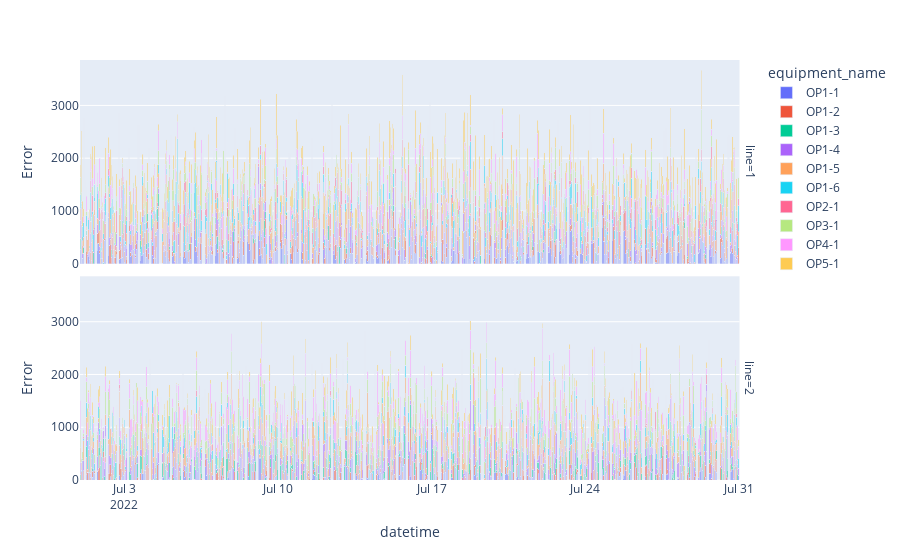

The cell this chart's notebook holds for it:
### Code cell
# plot error data for random 10 equipments from each line

df_for_plot = df_hour_all[df_hour_all['equipment_name'].isin(df_hour_all['equipment_name'].unique()[:10])]

px.bar(df_for_plot, x='datetime', y='Error', color='equipment_name', barmode='stack', facet_row='line')

### Figure 1 — Plotly figure (JSON) as saved in the notebook; plotly's stock layout.template omitted (floating-point values rounded to 4 significant figures; data arrays with more than 128 entries replaced by an {"elided": "..."} marker saying what was removed)
{"data": [{"alignmentgroup": "True", "hovertemplate": "equipment_name=OP1-1<br>line=1<br>datetime=%{x}<br>Error=%{y}<extra></extra>", "legendgroup": "OP1-1", "marker": {"color": "#636efa", "pattern": {"shape": ""}}, "name": "OP1-1", "offsetgroup": "OP1-1", "orientation": "v", "showlegend": true, "textposition": "auto", "type": "bar", "x": {"elided": "721 str values"}, "xaxis": "x2", "y": {"elided": "721 int values"}, "yaxis": "y2"}, {"alignmentgroup": "True", "hovertemplate": "equipment_name=OP1-1<br>line=2<br>datetime=%{x}<br>Error=%{y}<extra></extra>", "legendgroup": "OP1-1", "marker": {"color": "#636efa", "pattern": {"shape": ""}}, "name": "OP1-1", "offsetgroup": "OP1-1", "orientation": "v", "showlegend": false, "textposition": "auto", "type": "bar", "x": {"elided": "721 str values"}, "xaxis": "x", "y": {"elided": "721 int values"}, "yaxis": "y"}, {"alignmentgroup": "True", "hovertemplate": "equipment_name=OP1-2<br>line=1<br>datetime=%{x}<br>Error=%{y}<extra></extra>", "legendgroup": "OP1-2", "marker": {"color": "#EF553B", "pattern": {"shape": ""}}, "name": "OP1-2", "offsetgroup": "OP1-2", "orientation": "v", "showlegend": true, "textposition": "auto", "type": "bar", "x": {"elided": "721 str values"}, "xaxis": "x2", "y": {"elided": "721 int values"}, "yaxis": "y2"}, {"alignmentgroup": "True", "hovertemplate": "equipment_name=OP1-2<br>line=2<br>datetime=%{x}<br>Error=%{y}<extra></extra>", "legendgroup": "OP1-2", "marker": {"color": "#EF553B", "pattern": {"shape": ""}}, "name": "OP1-2", "offsetgroup": "OP1-2", "orientation": "v", "showlegend": false, "textposition": "auto", "type": "bar", "x": {"elided": "721 str values"}, "xaxis": "x", "y": {"elided": "721 int values"}, "yaxis": "y"}, {"alignmentgroup": "True", "hovertemplate": "equipment_name=OP1-3<br>line=1<br>datetime=%{x}<br>Error=%{y}<extra></extra>", "legendgroup": "OP1-3", "marker": {"color": "#00cc96", "pattern": {"shape": ""}}, "name": "OP1-3", "offsetgroup": "OP1-3", "orientation": "v", "showlegend": true, "textposition": "auto", "type": "bar", "x": {"elided": "721 str values"}, "xaxis": "x2", "y": {"elided": "721 int values"}, "yaxis": "y2"}, {"alignmentgroup": "True", "hovertemplate": "equipment_name=OP1-3<br>line=2<br>datetime=%{x}<br>Error=%{y}<extra></extra>", "legendgroup": "OP1-3", "marker": {"color": "#00cc96", "pattern": {"shape": ""}}, "name": "OP1-3", "offsetgroup": "OP1-3", "orientation": "v", "showlegend": false, "textposition": "auto", "type": "bar", "x": {"elided": "721 str values"}, "xaxis": "x", "y": {"elided": "721 int values"}, "yaxis": "y"}, {"alignmentgroup": "True", "hovertemplate": "equipment_name=OP1-4<br>line=1<br>datetime=%{x}<br>Error=%{y}<extra></extra>", "legendgroup": "OP1-4", "marker": {"color": "#ab63fa", "pattern": {"shape": ""}}, "name": "OP1-4", "offsetgroup": "OP1-4", "orientation": "v", "showlegend": true, "textposition": "auto", "type": "bar", "x": {"elided": "721 str values"}, "xaxis": "x2", "y": {"elided": "721 int values"}, "yaxis": "y2"}, {"alignmentgroup": "True", "hovertemplate": "equipment_name=OP1-4<br>line=2<br>datetime=%{x}<br>Error=%{y}<extra></extra>", "legendgroup": "OP1-4", "marker": {"color": "#ab63fa", "pattern": {"shape": ""}}, "name": "OP1-4", "offsetgroup": "OP1-4", "orientation": "v", "showlegend": false, "textposition": "auto", "type": "bar", "x": {"elided": "721 str values"}, "xaxis": "x", "y": {"elided": "721 int values"}, "yaxis": "y"}, {"alignmentgroup": "True", "hovertemplate": "equipment_name=OP1-5<br>line=1<br>datetime=%{x}<br>Error=%{y}<extra></extra>", "legendgroup": "OP1-5", "marker": {"color": "#FFA15A", "pattern": {"shape": ""}}, "name": "OP1-5", "offsetgroup": "OP1-5", "orientation": "v", "showlegend": true, "textposition": "auto", "type": "bar", "x": {"elided": "721 str values"}, "xaxis": "x2", "y": {"elided": "721 int values"}, "yaxis": "y2"}, {"alignmentgroup": "True", "hovertemplate": "equipment_name=OP1-5<br>line=2<br>datetime=%{x}<br>Error=%{y}<extra></extra>", "legendgroup": "OP1-5", "marker": {"color": "#FFA15A", "pattern": {"shape": ""}}, "name": "OP1-5", "offsetgroup": "OP1-5", "orientation": "v", "showlegend": false, "textposition": "auto", "type": "bar", "x": {"elided": "721 str values"}, "xaxis": "x", "y": {"elided": "721 int values"}, "yaxis": "y"}, {"alignmentgroup": "True", "hovertemplate": "equipment_name=OP1-6<br>line=1<br>datetime=%{x}<br>Error=%{y}<extra></extra>", "legendgroup": "OP1-6", "marker": {"color": "#19d3f3", "pattern": {"shape": ""}}, "name": "OP1-6", "offsetgroup": "OP1-6", "orientation": "v", "showlegend": true, "textposition": "auto", "type": "bar", "x": {"elided": "721 str values"}, "xaxis": "x2", "y": {"elided": "721 int values"}, "yaxis": "y2"}, {"alignmentgroup": "True", "hovertemplate": "equipment_name=OP1-6<br>line=2<br>datetime=%{x}<br>Error=%{y}<extra></extra>", "legendgroup": "OP1-6", "marker": {"color": "#19d3f3", "pattern": {"shape": ""}}, "name": "OP1-6", "offsetgroup": "OP1-6", "orientation": "v", "showlegend": false, "textposition": "auto", "type": "bar", "x": {"elided": "721 str values"}, "xaxis": "x", "y": {"elided": "721 int values"}, "yaxis": "y"}, {"alignmentgroup": "True", "hovertemplate": "equipment_name=OP2-1<br>line=1<br>datetime=%{x}<br>Error=%{y}<extra></extra>", "legendgroup": "OP2-1", "marker": {"color": "#FF6692", "pattern": {"shape": ""}}, "name": "OP2-1", "offsetgroup": "OP2-1", "orientation": "v", "showlegend": true, "textposition": "auto", "type": "bar", "x": {"elided": "721 str values"}, "xaxis": "x2", "y": {"elided": "721 int values"}, "yaxis": "y2"}, {"alignmentgroup": "True", "hovertemplate": "equipment_name=OP2-1<br>line=2<br>datetime=%{x}<br>Error=%{y}<extra></extra>", "legendgroup": "OP2-1", "marker": {"color": "#FF6692", "pattern": {"shape": ""}}, "name": "OP2-1", "offsetgroup": "OP2-1", "orientation": "v", "showlegend": false, "textposition": "auto", "type": "bar", "x": {"elided": "721 str values"}, "xaxis": "x", "y": {"elided": "721 int values"}, "yaxis": "y"}, {"alignmentgroup": "True", "hovertemplate": "equipment_name=OP3-1<br>line=1<br>datetime=%{x}<br>Error=%{y}<extra></extra>", "legendgroup": "OP3-1", "marker": {"color": "#B6E880", "pattern": {"shape": ""}}, "name": "OP3-1", "offsetgroup": "OP3-1", "orientation": "v", "showlegend": true, "textposition": "auto", "type": "bar", "x": {"elided": "721 str values"}, "xaxis": "x2", "y": {"elided": "721 int values"}, "yaxis": "y2"}, {"alignmentgroup": "True", "hovertemplate": "equipment_name=OP3-1<br>line=2<br>datetime=%{x}<br>Error=%{y}<extra></extra>", "legendgroup": "OP3-1", "marker": {"color": "#B6E880", "pattern": {"shape": ""}}, "name": "OP3-1", "offsetgroup": "OP3-1", "orientation": "v", "showlegend": false, "textposition": "auto", "type": "bar", "x": {"elided": "721 str values"}, "xaxis": "x", "y": {"elided": "721 int values"}, "yaxis": "y"}, {"alignmentgroup": "True", "hovertemplate": "equipment_name=OP4-1<br>line=1<br>datetime=%{x}<br>Error=%{y}<extra></extra>", "legendgroup": "OP4-1", "marker": {"color": "#FF97FF", "pattern": {"shape": ""}}, "name": "OP4-1", "offsetgroup": "OP4-1", "orientation": "v", "showlegend": true, "textposition": "auto", "type": "bar", "x": {"elided": "721 str values"}, "xaxis": "x2", "y": {"elided": "721 int values"}, "yaxis": "y2"}, {"alignmentgroup": "True", "hovertemplate": "equipment_name=OP4-1<br>line=2<br>datetime=%{x}<br>Error=%{y}<extra></extra>", "legendgroup": "OP4-1", "marker": {"color": "#FF97FF", "pattern": {"shape": ""}}, "name": "OP4-1", "offsetgroup": "OP4-1", "orientation": "v", "showlegend": false, "textposition": "auto", "type": "bar", "x": {"elided": "721 str values"}, "xaxis": "x", "y": {"elided": "721 int values"}, "yaxis": "y"}, {"alignmentgroup": "True", "hovertemplate": "equipment_name=OP5-1<br>line=1<br>datetime=%{x}<br>Error=%{y}<extra></extra>", "legendgroup": "OP5-1", "marker": {"color": "#FECB52", "pattern": {"shape": ""}}, "name": "OP5-1", "offsetgroup": "OP5-1", "orientation": "v", "showlegend": true, "textposition": "auto", "type": "bar", "x": {"elided": "721 str values"}, "xaxis": "x2", "y": {"elided": "721 int values"}, "yaxis": "y2"}, {"alignmentgroup": "True", "hovertemplate": "equipment_name=OP5-1<br>line=2<br>datetime=%{x}<br>Error=%{y}<extra></extra>", "legendgroup": "OP5-1", "marker": {"color": "#FECB52", "pattern": {"shape": ""}}, "name": "OP5-1", "offsetgroup": "OP5-1", "orientation": "v", "showlegend": false, "textposition": "auto", "type": "bar", "x": {"elided": "721 str values"}, "xaxis": "x", "y": {"elided": "721 int values"}, "yaxis": "y"}], "layout": {"annotations": [{"font": {}, "showarrow": false, "text": "line=2", "textangle": 90, "x": 0.98, "xanchor": "left", "xref": "paper", "y": 0.2425, "yanchor": "middle", "yref": "paper"}, {"font": {}, "showarrow": false, "text": "line=1", "textangle": 90, "x": 0.98, "xanchor": "left", "xref": "paper", "y": 0.7575, "yanchor": "middle", "yref": "paper"}], "barmode": "stack", "legend": {"title": {"text": "equipment_name"}, "tracegroupgap": 0}, "margin": {"t": 60}, "xaxis": {"anchor": "y", "domain": [0, 0.98], "title": {"text": "datetime"}}, "xaxis2": {"anchor": "y2", "domain": [0, 0.98], "matches": "x", "showticklabels": false}, "yaxis": {"anchor": "x", "domain": [0, 0.485], "title": {"text": "Error"}}, "yaxis2": {"anchor": "x2", "domain": [0.515, 1], "matches": "y", "title": {"text": "Error"}}}}
